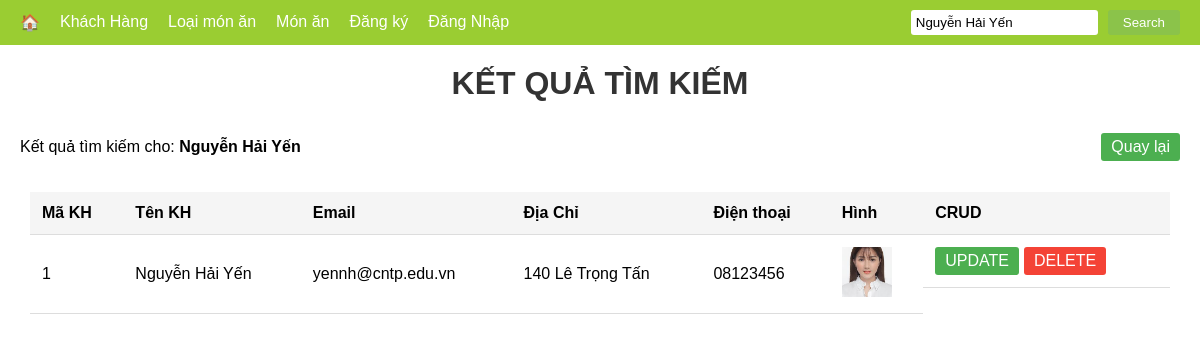
/C3/quan_ly_kh/Search.php?keyword=Nguyễn Hải Yến, run on the app's committed database.
### tables this page shows
CREATE TABLE `khach_hang` (
  `ma_khach_hang` int(11) NOT NULL,
  `ten_khach_hang` varchar(100) NOT NULL,
  `email` varchar(50) NOT NULL,
  `dia_chi` varchar(100) NOT NULL,
  `dien_thoai` varchar(20) NOT NULL,
  `hinh` varchar(100) NOT NULL,
  `ghi_chu` varchar(200) NOT NULL
);

### C3/quan_ly_kh/Search.php (the view, shortened to what this page needs)
<?php
$dbname = "ql_nha_hang";
$driver = "mysql:host=localhost;dbname=$dbname";
$username = "root";
$password = "";
try {
    $pdo = new PDO($driver, $username, $password);
    if (isset($_GET['keyword'])) {
        $keyword = "%" . $_GET['keyword'] . "%";
        $stmt = $pdo->prepare("SELECT * FROM khach_hang
                              WHERE ten_khach_hang LIKE ?
                              OR email LIKE ?
                              OR dia_chi LIKE ?
                              OR dien_thoai LIKE ?");
        $stmt->execute([$keyword, $keyword, $keyword, $keyword]);
        $customers = $stmt->fetchAll(PDO::FETCH_ASSOC);
    }
} catch (PDOException $e) {
    echo "Connection failed: " . $e->getMessage();
}
?>
<!DOCTYPE html>
<html lang="en">
<head>
</head>
<body>
    <div class="header">
        <div class="nav-links">
            <a href="#">🏠</a>
            <a href="#">Khách Hàng</a>
            <a href="#">Loại món ăn</a>
            <a href="#">Món ăn</a>
            <a href="#">Đăng ký</a>
            <a href="#">Đăng Nhập</a>
        </div>
        <div class="search-box">
            <form action="Search.php" method="GET" style="display: flex; gap: 10px;">
                <input type="text" name="keyword" value="<?php echo htmlspecialchars($_GET['keyword'] ?? ''); ?>"
                    placeholder="Search" required>
                <button type="submit">Search</button>
            </form>
        </div>
    </div>
    <h1>KẾT QUẢ TÌM KIẾM</h1>
    <div style="margin: 20px; display: flex; justify-content: space-between; align-items: center;">
        <p>Kết quả tìm kiếm cho: <strong><?php echo htmlspecialchars($_GET['keyword']); ?></strong></p>
        <a href="ShowCustomer.php" class="btn-update" style="text-decoration: none;">Quay lại</a>
    </div>
    <?php if (empty($customers)): ?>
        <p style="text-align: center; margin: 20px;">Không tìm thấy kết quả nào.</p>
    <?php else: ?>
        <table>
            <thead>
                <tr>
                    <th>Mã KH</th>
                    <th>Tên KH</th>
                    <th>Email</th>
                    <th>Địa Chỉ</th>
                    <th>Điện thoại</th>
                    <th>Hình</th>
                    <th>CRUD</th>
                </tr>
            </thead>
            <tbody>
                <?php foreach ($customers as $customer): ?>
                    <tr>
                        <td><?php echo $customer['ma_khach_hang']; ?></td>
                        <td><?php echo $customer['ten_khach_hang']; ?></td>
                        <td><?php echo $customer['email']; ?></td>
                        <td><?php echo $customer['dia_chi']; ?></td>
                        <td><?php echo $customer['dien_thoai']; ?></td>
                        <td>
                            <img src="../images/khach_hang/<?php echo $customer['hinh']; ?>"
                                alt="<?php echo $customer['ten_khach_hang']; ?>" class="customer-img">
                        </td>
                        <td class="action-buttons">
                            <a href="UpdateCustomer.php?id=<?php echo $customer['ma_khach_hang']; ?>"
                                class="btn-update">UPDATE</a>
                            <a href="DeleteCustomer.php?id=<?php echo $customer['ma_khach_hang']; ?>"
                                onclick="return confirm('Bạn có chắc muốn xóa khách hàng này?')" class="btn-delete">DELETE</a>
                        </td>
                    </tr>
                <?php endforeach; ?>
            </tbody>
        </table>
    <?php endif; ?>
</body>
</html>

### C3/quan_ly_kh/Search.php (style rules this page uses)
body { font-family: Arial, sans-serif; margin: 0; padding: 0; }
.header { background-color: #9ACD32; padding: 10px 20px; display: flex; align-items: center; justify-content: space-between; }
.nav-links { display: flex; gap: 20px; }
.nav-links a { color: white; text-decoration: none; }
.search-box { display: flex; gap: 10px; }
.search-box input { padding: 5px; border: none; border-radius: 3px; }
.search-box button { background-color: #8BC34A; border: none; color: white; padding: 5px 15px; border-radius: 3px; cursor: pointer; }
h1 { text-align: center; color: #333; margin: 20px 0; }
table { width: 95%; margin: 20px auto; border-collapse: collapse; }
th, td { padding: 12px; text-align: left; border-bottom: 1px solid #ddd; }
th { background-color: #f5f5f5; }
.customer-img { width: 50px; height: 50px; object-fit: cover; }
.action-buttons { display: flex; gap: 5px; }
.btn-update { background-color: #4CAF50; color: white; padding: 5px 10px; border: none; border-radius: 3px; cursor: pointer; text-decoration: none; }
.btn-delete { background-color: #f44336; color: white; padding: 5px 10px; border: none; border-radius: 3px; cursor: pointer; text-decoration: none; }

### data on the page
khach_hang: ma_khach_hang "1", ten_khach_hang "Nguyễn Hải Yến", email "yennh@cntp.edu.vn", dia_chi "140 Lê Trọng Tấn", dien_thoai "08123456", hinh (picture)

### other printed values
$_GET['keyword'] "Nguyễn Hải Yến"
